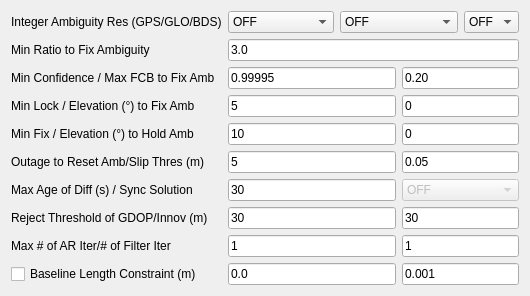
     <widget class="QWidget" name="TabSheet2">
      <property name="toolTip">
       <string/>
      </property>
      <attribute name="title">
       <string>Setting&amp;2</string>
      </attribute>
      <layout class="QGridLayout" name="gridLayout_2">
       <item row="0" column="0">
        <widget class="QLabel" name="Label25">
         <property name="enabled">
          <bool>true</bool>
         </property>
         <property name="toolTip">
          <string/>
         </property>
         <property name="text">
          <string>Integer Ambiguity Res (GPS/GLO/BDS)</string>
         </property>
        </widget>
       </item>
       <item row="0" column="1">
        <widget class="QComboBox" name="AmbRes">
         <property name="enabled">
          <bool>true</bool>
         </property>
         <property name="toolTip">
          <string/>
         </property>
         <item>
          <property name="text">
           <string>OFF</string>
          </property>
         </item>
         <item>
          <property name="text">
           <string>Continuous</string>
          </property>
         </item>
         <item>
          <property name="text">
           <string>Instantaneous</string>
          </property>
         </item>
         <item>
          <property name="text">
           <string>Fix and Hold</string>
          </property>
         </item>
         <item>
          <property name="text">
           <string>PPP-AR</string>
          </property>
         </item>
        </widget>
       </item>
       <item row="0" column="2" colspan="2">
        <widget class="QComboBox" name="GloAmbRes">
         <property name="enabled">
          <bool>true</bool>
         </property>
         <property name="toolTip">
          <string/>
         </property>
         <item>
          <property name="text">
           <string>OFF</string>
          </property>
         </item>
         <item>
          <property name="text">
           <string>ON</string>
          </property>
         </item>
         <item>
          <property name="text">
           <string>Auto Calibration</string>
          </property>
         </item>
         <item>
          <property name="text">
           <string>Fix and Hold</string>
          </property>
         </item>
        </widget>
       </item>
       <item row="0" column="4">
        <widget class="QComboBox" name="BdsAmbRes">
         <property name="enabled">
          <bool>true</bool>
         </property>
         <property name="toolTip">
          <string/>
         </property>
         <item>
          <property name="text">
           <string>OFF</string>
          </property>
         </item>
         <item>
          <property name="text">
           <string>ON</string>
          </property>
         </item>
        </widget>
       </item>
       <item row="1" column="0">
        <widget class="QLabel" name="LabelRatio">
         <property name="enabled">
          <bool>true</bool>
         </property>
         <property name="toolTip">
          <string/>
         </property>
         <property name="text">
          <string>Min Ratio to Fix Ambiguity</string>
         </property>
        </widget>
       </item>
       <item row="1" column="1" colspan="4">
        <widget class="QLineEdit" name="ValidThresAR">
         <property name="enabled">
          <bool>true</bool>
         </property>
         <property name="toolTip">
          <string/>
         </property>
         <property name="text">
          <string>3.0</string>
         </property>
        </widget>
       </item>
       <item row="2" column="0">
        <widget class="QLabel" name="LabelConf">
         <property name="enabled">
          <bool>true</bool>
         </property>
         <property name="toolTip">
          <string/>
         </property>
         <property name="text">
          <string>Min Confidence / Max FCB to Fix Amb</string>
         </property>
        </widget>
       </item>
       <item row="2" column="1" colspan="2">
        <widget class="QLineEdit" name="ThresAR2">
         <property name="enabled">
          <bool>true</bool>
         </property>
         <property name="toolTip">
          <string/>
         </property>
         <property name="text">
          <string>0.99995</string>
         </property>
        </widget>
       </item>
       <item row="2" column="3" colspan="2">
        <widget class="QLineEdit" name="ThresAR3">
         <property name="enabled">
          <bool>true</bool>
         </property>
         <property name="toolTip">
          <string/>
         </property>
         <property name="text">
          <string>0.20</string>
         </property>
        </widget>
       </item>
       <item row="3" column="0">
        <widget class="QLabel" name="Label13">
         <property name="enabled">
          <bool>true</bool>
         </property>
         <property name="toolTip">
          <string/>
         </property>
         <property name="text">
          <string>Min Lock / Elevation (°) to Fix Amb</string>
         </property>
        </widget>
       </item>
       <item row="3" column="1" colspan="2">
        <widget class="QLineEdit" name="LockCntFixAmb">
         <property name="enabled">
          <bool>true</bool>
         </property>
         <property name="toolTip">
          <string/>
         </property>
         <property name="text">
          <string>5</string>
         </property>
        </widget>
       </item>
       <item row="3" column="3" colspan="2">
        <widget class="QLineEdit" name="ElMaskAR">
         <property name="enabled">
          <bool>true</bool>
         </property>
         <property name="toolTip">
          <string/>
         </property>
         <property name="text">
          <string>0</string>
         </property>
        </widget>
       </item>
       <item row="4" column="0">
        <widget class="QLabel" name="LabelHold">
         <property name="enabled">
          <bool>true</bool>
         </property>
         <property name="toolTip">
          <string/>
         </property>
         <property name="text">
          <string>Min Fix / Elevation (°) to Hold Amb</string>
         </property>
        </widget>
       </item>
       <item row="4" column="1" colspan="2">
        <widget class="QLineEdit" name="FixCntHoldAmb">
         <property name="enabled">
          <bool>true</bool>
         </property>
         <property name="toolTip">
          <string/>
         </property>
         <property name="text">
          <string>10</string>
         </property>
        </widget>
       </item>
       <item row="4" column="3" colspan="2">
        <widget class="QLineEdit" name="ElMaskHold">
         <property name="enabled">
          <bool>true</bool>
         </property>
         <property name="toolTip">
          <string/>
         </property>
         <property name="text">
          <string>0</string>
         </property>
        </widget>
       </item>
       <item row="5" column="0">
        <widget class="QLabel" name="Label22">
         <property name="enabled">
          <bool>true</bool>
         </property>
         <property name="toolTip">
          <string/>
         </property>
         <property name="text">
          <string>Outage to Reset Amb/Slip Thres (m)</string>
         </property>
        </widget>
       </item>
       <item row="5" column="1" colspan="2">
        <widget class="QLineEdit" name="OutCntResetAmb">
         <property name="enabled">
          <bool>true</bool>
         </property>
         <property name="toolTip">
          <string/>
         </property>
         <property name="text">
          <string>5</string>
         </property>
        </widget>
       </item>
       <item row="5" column="3" colspan="2">
        <widget class="QLineEdit" name="SlipThres">
         <property name="enabled">
          <bool>true</bool>
         </property>
         <property name="toolTip">
          <string/>
         </property>
         <property name="text">
          <string>0.05</string>
         </property>
        </widget>
       </item>
       <item row="6" column="0">
        <widget class="QLabel" name="Label14">
         <property name="enabled">
          <bool>true</bool>
         </property>
         <property name="toolTip">
          <string/>
         </property>
         <property name="text">
          <string>Max Age of Diff (s) / Sync Solution</string>
         </property>
        </widget>
       </item>
       <item row="6" column="1" colspan="2">
        <widget class="QLineEdit" name="MaxAgeDiff">
         <property name="enabled">
          <bool>true</bool>
         </property>
         <property name="toolTip">
          <string/>
         </property>
         <property name="text">
          <string>30</string>
         </property>
        </widget>
       </item>
       <item row="6" column="3" colspan="2">
        <widget class="QComboBox" name="SyncSol">
         <property name="enabled">
          <bool>false</bool>
         </property>
         <property name="toolTip">
          <string/>
         </property>
         <item>
          <property name="text">
           <string>OFF</string>
          </property>
         </item>
         <item>
          <property name="text">
           <string>ON</string>
          </property>
         </item>
         <item>
          <property name="text">
           <string>Auto Calibration</string>
          </property>
         </item>
        </widget>
       </item>
       <item row="7" column="0">
        <widget class="QLabel" name="Label11">
         <property name="enabled">
          <bool>true</bool>
         </property>
         <property name="toolTip">
          <string/>
         </property>
         <property name="text">
          <string>Reject Threshold of GDOP/Innov (m)</string>
         </property>
        </widget>
       </item>
       <item row="7" column="1" colspan="2">
        <widget class="QLineEdit" name="RejectGdop">
         <property name="enabled">
          <bool>true</bool>
         </property>
         <property name="toolTip">
          <string/>
         </property>
         <property name="text">
          <string>30</string>
         </property>
        </widget>
       </item>
       <item row="7" column="3" colspan="2">
        <widget class="QLineEdit" name="RejectThres">
         <property name="enabled">
          <bool>true</bool>
         </property>
         <property name="toolTip">
          <string/>
         </property>
         <property name="text">
          <string>30</string>
         </property>
        </widget>
       </item>
       <item row="8" column="0">
        <widget class="QLabel" name="Label37">
         <property name="enabled">
          <bool>true</bool>
         </property>
         <property name="toolTip">
          <string/>
         </property>
         <property name="text">
          <string>Max # of AR Iter/# of Filter Iter</string>
         </property>
        </widget>
       </item>
       <item row="8" column="1" colspan="2">
        <widget class="QLineEdit" name="ARIter">
         <property name="enabled">
          <bool>true</bool>
         </property>
         <property name="toolTip">
          <string/>
         </property>
         <property name="text">
          <string>1</string>
         </property>
        </widget>
       </item>
       <item row="8" column="3" colspan="2">
        <widget class="QLineEdit" name="NumIter">
         <property name="enabled">
          <bool>true</bool>
         </property>
         <property name="toolTip">
          <string/>
         </property>
         <property name="text">
          <string>1</string>
         </property>
        </widget>
       </item>
       <item row="9" column="0">
        <widget class="QCheckBox" name="BaselineConst">
         <property name="toolTip">
          <string/>
         </property>
         <property name="text">
          <string>Baseline Length Constraint (m)</string>
         </property>
         <property name="checked">
          <bool>false</bool>
         </property>
        </widget>
       </item>
       <item row="9" column="1" colspan="2">
        <widget class="QLineEdit" name="BaselineLen">
         <property name="enabled">
          <bool>true</bool>
         </property>
         <property name="toolTip">
          <string/>
         </property>
         <property name="text">
          <string>0.0</string>
         </property>
        </widget>
       </item>
       <item row="9" column="3" colspan="2">
        <widget class="QLineEdit" name="BaselineSig">
         <property name="enabled">
          <bool>true</bool>
         </property>
         <property name="toolTip">
          <string/>
         </property>
         <property name="text">
          <string>0.001</string>
         </property>
        </widget>
       </item>
      </layout>
     </widget>
